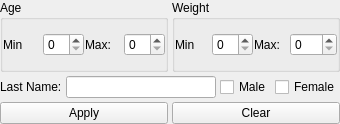
<?xml version="1.0" encoding="UTF-8"?>
<ui version="4.0">
 <class>CompetitorFilterWidget</class>
 <widget class="QWidget" name="CompetitorFilterWidget">
  <property name="geometry">
   <rect>
    <x>0</x>
    <y>0</y>
    <width>340</width>
    <height>124</height>
   </rect>
  </property>
  <property name="sizePolicy">
   <sizepolicy hsizetype="Minimum" vsizetype="Minimum">
    <horstretch>0</horstretch>
    <verstretch>0</verstretch>
   </sizepolicy>
  </property>
  <property name="windowTitle">
   <string>Form</string>
  </property>
  <layout class="QVBoxLayout" name="verticalLayout">
   <property name="spacing">
    <number>4</number>
   </property>
   <property name="leftMargin">
    <number>0</number>
   </property>
   <property name="topMargin">
    <number>0</number>
   </property>
   <property name="rightMargin">
    <number>0</number>
   </property>
   <property name="bottomMargin">
    <number>0</number>
   </property>
   <item>
    <layout class="QHBoxLayout" name="horizontalLayout_3">
     <item>
      <widget class="QGroupBox" name="groupBox">
       <property name="title">
        <string>Age</string>
       </property>
       <layout class="QHBoxLayout" name="horizontalLayout">
        <property name="spacing">
         <number>1</number>
        </property>
        <property name="leftMargin">
         <number>0</number>
        </property>
        <property name="topMargin">
         <number>0</number>
        </property>
        <property name="rightMargin">
         <number>0</number>
        </property>
        <property name="bottomMargin">
         <number>0</number>
        </property>
        <item>
         <widget class="QLabel" name="label">
          <property name="text">
           <string>Min</string>
          </property>
         </widget>
        </item>
        <item>
         <widget class="QSpinBox" name="minAge">
          <property name="frame">
           <bool>true</bool>
          </property>
          <property name="buttonSymbols">
           <enum>QAbstractSpinBox::UpDownArrows</enum>
          </property>
          <property name="showGroupSeparator" stdset="0">
           <bool>false</bool>
          </property>
         </widget>
        </item>
        <item>
         <widget class="QLabel" name="label_2">
          <property name="text">
           <string>Max:</string>
          </property>
         </widget>
        </item>
        <item>
         <widget class="QSpinBox" name="maxAge"/>
        </item>
       </layout>
      </widget>
     </item>
     <item>
      <widget class="QGroupBox" name="groupBox_2">
       <property name="title">
        <string>Weight</string>
       </property>
       <layout class="QHBoxLayout" name="horizontalLayout_2">
        <property name="spacing">
         <number>1</number>
        </property>
        <property name="leftMargin">
         <number>0</number>
        </property>
        <property name="topMargin">
         <number>0</number>
        </property>
        <property name="rightMargin">
         <number>0</number>
        </property>
        <property name="bottomMargin">
         <number>0</number>
        </property>
        <item>
         <widget class="QLabel" name="label_3">
          <property name="text">
           <string>Min</string>
          </property>
         </widget>
        </item>
        <item>
         <widget class="QSpinBox" name="minWt">
          <property name="frame">
           <bool>true</bool>
          </property>
          <property name="buttonSymbols">
           <enum>QAbstractSpinBox::UpDownArrows</enum>
          </property>
          <property name="showGroupSeparator" stdset="0">
           <bool>false</bool>
          </property>
         </widget>
        </item>
        <item>
         <widget class="QLabel" name="label_4">
          <property name="text">
           <string>Max:</string>
          </property>
         </widget>
        </item>
        <item>
         <widget class="QSpinBox" name="maxWt">
          <property name="suffix">
           <string/>
          </property>
          <property name="maximum">
           <number>500</number>
          </property>
         </widget>
        </item>
       </layout>
      </widget>
     </item>
    </layout>
   </item>
   <item>
    <layout class="QHBoxLayout" name="horizontalLayout_4">
     <item>
      <widget class="QLabel" name="label_5">
       <property name="text">
        <string>Last Name:</string>
       </property>
      </widget>
     </item>
     <item>
      <widget class="QLineEdit" name="lastName"/>
     </item>
     <item>
      <widget class="QCheckBox" name="maleChkBox">
       <property name="text">
        <string>Male</string>
       </property>
      </widget>
     </item>
     <item>
      <widget class="QCheckBox" name="femaleChkBox">
       <property name="text">
        <string>Female</string>
       </property>
      </widget>
     </item>
    </layout>
   </item>
   <item>
    <layout class="QHBoxLayout" name="horizontalLayout_5">
     <item>
      <widget class="QPushButton" name="applyBtn">
       <property name="text">
        <string>Apply</string>
       </property>
      </widget>
     </item>
     <item>
      <widget class="QPushButton" name="clearBtn">
       <property name="text">
        <string>Clear</string>
       </property>
      </widget>
     </item>
    </layout>
   </item>
  </layout>
 </widget>
 <resources/>
 <connections/>
</ui>
